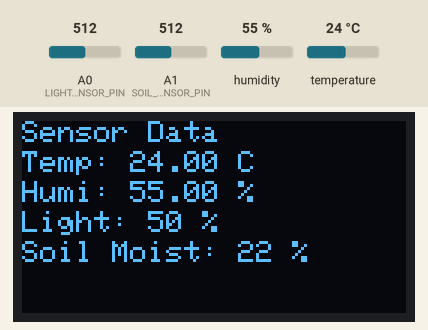
The program below on a simulated Arduino Uno R4 WiFi. On the bench: 128×64 one-colour display. Inputs (shaded band) come from the test bench; at power-on: A1 (SOIL_MOISTURE_SENSOR_PIN) = 512, humidity 55 %, A0 (LIGHT_SENSOR_PIN) = 512, temperature 24 °C. WiFi joins after 1.5 s; servers stay silent unless stated; the display library's start-up logo is not drawn; what the program prints to the serial monitor is not drawn.

Above: at 6.1 s.
6.2 s: A1 (SOIL_MOISTURE_SENSOR_PIN) set to 530
At 11.3 s:
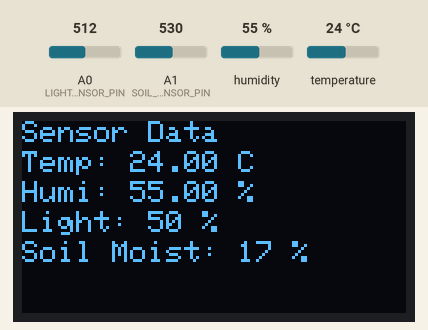
12.6 s: humidity set to 22 %
At 16.2 s:
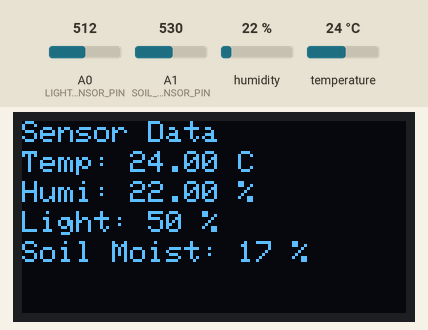
19.0 s: A0 (LIGHT_SENSOR_PIN) set to 610
At 21.2 s:
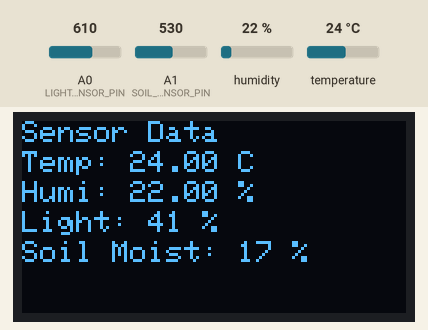
25.4 s: A1 (SOIL_MOISTURE_SENSOR_PIN) set to 586
At 26.2 s:
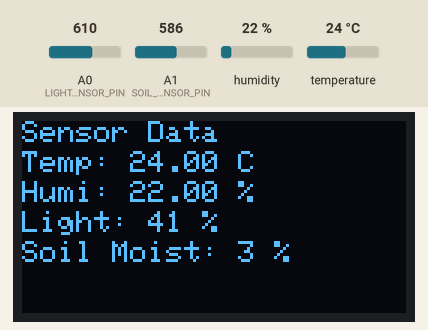
31.8 s: A1 (SOIL_MOISTURE_SENSOR_PIN) set to 617
38.2 s: temperature set to 12 °C
At 42.2 s:
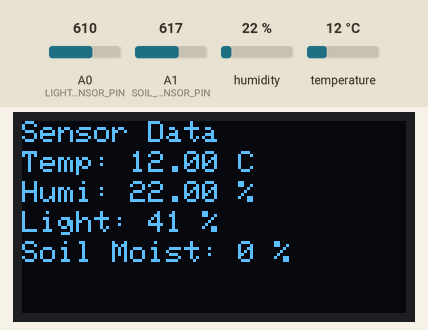
Timing chart, 0 to 43.7 s (numbered marks = the images above; inputs shaded):
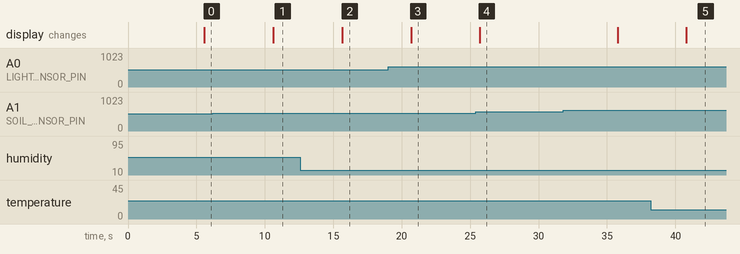

The program:

main.cpp
```cpp
#include <Arduino.h>
#include <Adafruit_GFX.h>
#include <Adafruit_SSD1306.h>
#include "Sensor.h"
#include "WiFiConnection.h"
#include "DataTransmission.h"

// OLED 설정
#define SCREEN_WIDTH 128
#define SCREEN_HEIGHT 64
#define OLED_RESET -1
Adafruit_SSD1306 display(SCREEN_WIDTH, SCREEN_HEIGHT, &Wire, OLED_RESET);

// Wi-Fi 정보
const char* ssid = "TP-Link_C6A8_JU";
const char* password = "Javierju12";

// 서버 정보
const char* serverIP = "13.208.254.200";
const int serverPort = 80;

// 릴레이 핀 설정 (핀 5)
const int relayPin = 5;

unsigned long lastSendTime = 0;
const unsigned long sendInterval = 600000; // 10분 (600,000 밀리초)

unsigned long lastReadTime = 0;
const unsigned long readInterval = 5000; // 5초 간격으로 센서 데이터 읽기

void setup() {
  Serial.begin(9600);

  // 센서 및 디스플레이 초기화
  initSensors();

  if (!display.begin(SSD1306_SWITCHCAPVCC, 0x3C)) {
    Serial.println(F("SSD1306 allocation failed"));
    for (;;);
  }

  display.display();
  delay(2000);
  display.clearDisplay();
  display.setTextSize(1);
  display.setTextColor(SSD1306_WHITE);

  // Wi-Fi 연결
  connectToWiFi(ssid, password);

  // 릴레이 핀을 출력으로 설정
  // pinMode(relayPin, OUTPUT);
  // digitalWrite(relayPin, HIGH); // 릴레이 초기값을 OFF 상태로 설정
}

void loop() {
  unsigned long currentMillis = millis();
  float temperature, humidity;
  uint16_t light, soil_moisture;

  // 일정 간격으로 센서 데이터 읽기
  if (currentMillis - lastReadTime >= readInterval) {
    readSensors(temperature, humidity, light, soil_moisture);
    lastReadTime = currentMillis;

    // OLED 디스플레이에 데이터 표시
    display.clearDisplay();
    display.setCursor(0, 0);
    display.println("Sensor Data");
    display.setCursor(0, 10);
    display.print("Temp: ");
    display.print(temperature);
    display.println(" C");
    display.setCursor(0, 20);
    display.print("Humi: ");
    display.print(humidity);
    display.println(" %");
    display.setCursor(0, 30);
    display.print("Light: ");
    display.print(light);
    display.println(" %");
    display.setCursor(0, 40);
    display.print("Soil Moist: ");
    display.print(soil_moisture);
    display.println(" %");
    display.display();
  }

  // 데이터 전송
  if (currentMillis - lastSendTime >= sendInterval) {
    sendDataToServer(temperature, humidity, light, soil_moisture, serverIP, serverPort);
    lastSendTime = currentMillis;
  }

  delay(1000); // CPU 부하를 줄이기 위한 딜레이
}
```

DataTransmission.cpp
```cpp
#include "DataTransmission.h"
#include <WiFiS3.h>
#include <Arduino.h>

WiFiClient client;

void sendDataToServer(float temperature, float humidity, uint16_t light, uint16_t soil_moisture, const char* serverIP, int serverPort) {
  if (client.connect(serverIP, serverPort)) {
    String httpRequestData = "temperature=" + String(temperature)
                           + "&humidity=" + String(humidity)
                           + "&light=" + String(light)
                           + "&soil_moisture=" + String(soil_moisture);

    client.println("POST /SmartFarm/server/process_R4.php HTTP/1.1");
    client.print("Host: "); client.println(serverIP);
    client.println("Content-Type: application/x-www-form-urlencoded");
    client.print("Content-Length: "); client.println(httpRequestData.length());
    client.println();
    client.println(httpRequestData);

    while (client.connected() || client.available()) {
      if (client.available()) {
        String line = client.readStringUntil('\n');
        Serial.println(line);
      }
    }

    client.stop();
  } else {
    Serial.println("Connection to server failed");
  }
}
```

DataTransmission.h
```cpp
#ifndef DATA_TRANSMISSION_H
#define DATA_TRANSMISSION_H

#include <stdint.h>  // uint16_t를 사용하기 위해 추가

void sendDataToServer(float temperature, float humidity, uint16_t light, uint16_t soil_moisture, const char* serverIP, int serverPort);

#endif
```

Sensor.cpp
```cpp
#include "Sensor.h"
#include <Arduino.h>

// 센서 핀 설정
#define LIGHT_SENSOR_PIN A0
#define SOIL_MOISTURE_SENSOR_PIN A1

DHT dht(DHTPIN, DHTTYPE);

void initSensors() {
  dht.begin();  // DHT 센서 초기화
}

void readSensors(float &temperature, float &humidity, uint16_t &light, uint16_t &soil_moisture) {
  temperature = dht.readTemperature();
  humidity = dht.readHumidity();

  int lightLevel = analogRead(LIGHT_SENSOR_PIN);
  int soilMoistureLevel = analogRead(SOIL_MOISTURE_SENSOR_PIN);

    // 빛 센서 데이터 변환
  light = map(lightLevel, 0, 1023, 100, 0);

    // 토양 수분 센서 데이터 변환
  // uint16_t soil_moisture = map(soilMoistureLevel, 600, 260, 0, 100);

  // 토양 수분 센서 데이터 변환 (유효성 검사 추가)
  if (soilMoistureLevel > 600 || soilMoistureLevel < 200) {
    Serial.println("Invalid soil moisture sensor reading, ignoring...");
    soil_moisture = 0; // 비정상 값은 0%로 설정
  } else {
    soil_moisture = map(soilMoistureLevel, 600, 200, 0, 100);
  }


}
```

Sensor.h
```cpp
#ifndef SENSOR_H
#define SENSOR_H

#include <stdint.h>  // uint16_t를 사용하기 위해 추가

#include <DHT.h>

// DHT22 센서 설정
#define DHTPIN 7
#define DHTTYPE DHT22
extern DHT dht;

void initSensors();
void readSensors(float &temperature, float &humidity, uint16_t &light, uint16_t &soil_moisture);

#endif
```

WiFiConnection.cpp
```cpp
#include "WiFiConnection.h"
#include <WiFiS3.h>
#include <Arduino.h>

void connectToWiFi(const char* ssid, const char* password) {
  WiFi.begin(ssid, password);

  while (WiFi.status() != WL_CONNECTED) {
    delay(1000);
    Serial.println("Connecting to WiFi...");
  }

  Serial.println("Connected to WiFi");
}
```

WiFiConnection.h
```cpp
#ifndef WIFI_CONNECTION_H
#define WIFI_CONNECTION_H

void connectToWiFi(const char* ssid, const char* password);

#endif
```

Measured:
- the behaviour switches between 512 and 513 on A1 (SOIL_MOISTURE_SENSOR_PIN) (found by bisection; images 0 and 1)
- after the input at 6.2 s, the display: changes after 4.4 s (image 1)
- after the input at 12.6 s, the display: changes after 3.1 s (image 2)
- after the input at 19.0 s, the display: changes after 1.7 s (image 3)
- after the input at 25.4 s, the display: changes after 0.31 s (image 4)
- after the input at 38.2 s, the display: changes after 2.6 s (image 5)
